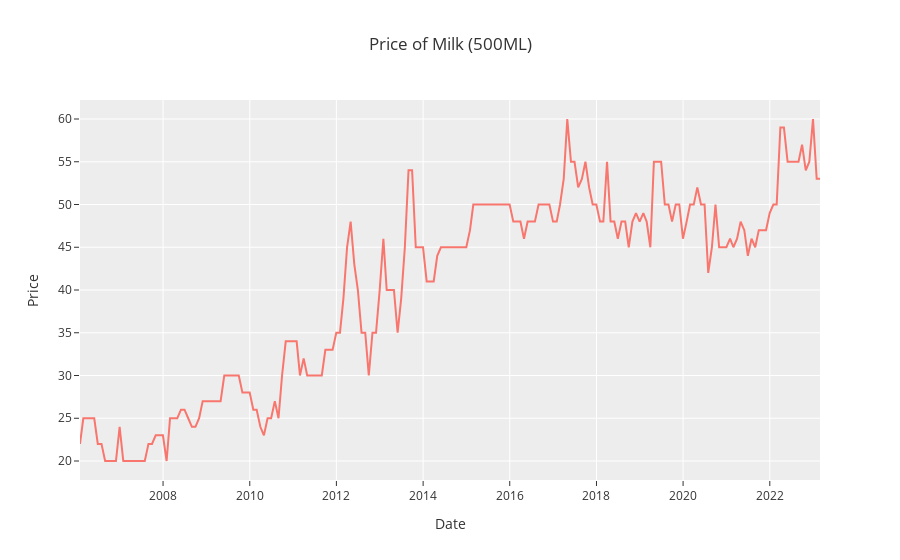

Notebook source saved alongside this figure:
### Markdown cell above
### Price of milk over the years

### Code cell
import plotly.graph_objs as go
from plotly.offline import init_notebook_mode, iplot

# Initialize plotly for use in Jupyter notebook
init_notebook_mode(connected=True)

trace = go.Scatter(
    x=time_series_data.index,
    y=time_series_data['Milk (500ML)'],
    mode='lines',
    name='Time Series',
    hovertemplate='%{x}<br>Price: %{y:.2f}'  # Customize the hover tooltip with the date and price
)

layout = go.Layout(
    title='Price of Milk (500ML)',
    xaxis=dict(title='Date'),
    yaxis=dict(title='Price'),
    hovermode='closest'
)

fig = go.Figure(data=[trace], layout=layout)
iplot(fig)

### Figure 1 — Plotly figure (JSON) as saved in the notebook; plotly's stock layout.template omitted (floating-point values rounded to 4 significant figures; data arrays with more than 128 entries replaced by an {"elided": "..."} marker saying what was removed)
{"data": [{"hovertemplate": "%{x}<br>Price: %{y:.2f}", "mode": "lines", "name": "Time Series", "type": "scatter", "x": {"elided": "206 str values"}, "y": {"elided": "206 int values"}}], "layout": {"hovermode": "closest", "title": {"text": "Price of Milk (500ML)"}, "xaxis": {"title": {"text": "Date"}}, "yaxis": {"title": {"text": "Price"}}}}
